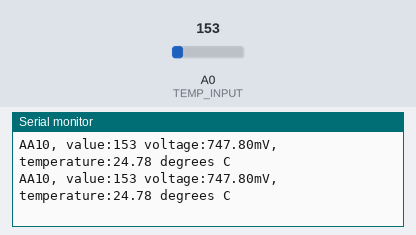
Recording of a sketch running on a simulated Arduino Uno, built with avr-gcc and run on an emulated ATmega328P. Shown: the last lines printed to the serial monitor. The inputs (shaded band) are chosen by the test bench; at power-on: A0 (TEMP_INPUT) = 153.

Above: at 1.8 s.
1.9 s: A0 (TEMP_INPUT) set to 165
At 2.4 s:
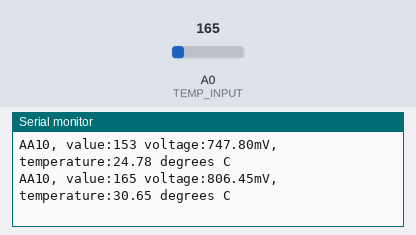
3.4 s: A0 (TEMP_INPUT) set to 175
At 4.8 s:
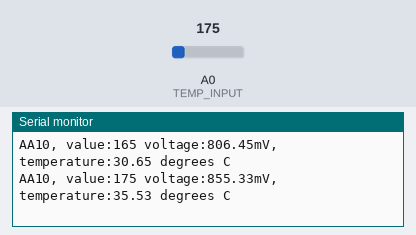
Timing chart, 0 to 6.4 s (numbered marks = the images above; inputs shaded):
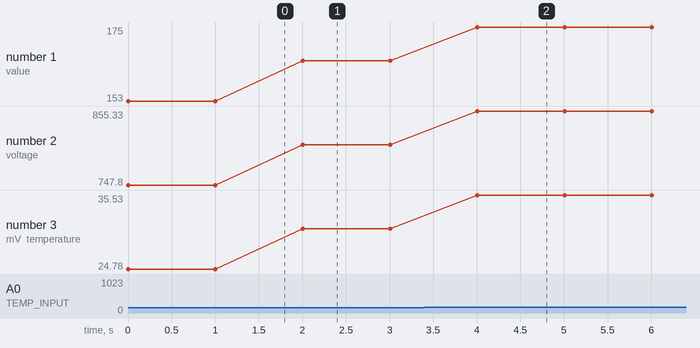

Measured:
- after the input at 1.9 s, the serial monitor: prints a new line after 0.10 s (image 1)
- after the input at 3.4 s, the serial monitor: prints a new line after 0.61 s (image 2)
- plotted number 1: 153 → 165 after the input at 1.9 s, 165 → 175 after the input at 3.4 s
- plotted number 2: 747.8 → 806.45 after the input at 1.9 s, 806.45 → 855.33 after the input at 3.4 s
- plotted number 3: 24.78 → 30.65 after the input at 1.9 s, 30.65 → 35.53 after the input at 3.4 s

The sketch:

tmp36_start.ino
```cpp
//
// AA00, TMP36 sensor
//

#define TEMP_INPUT 0
// or  int TEMP_INPUT = 0;

void setup() {
  Serial.begin(9600);
}

void loop() {
   //getting the voltage reading from the temperature sensor
  int value = analogRead(TEMP_INPUT);
  Serial.print("AA10, value:");
  Serial.print(value);
  Serial.print(" voltage:");
  //converting that reading to voltage
  float voltage = value * 5.0 * 1000; //in mV
  voltage /= 1023.0;
  //print out the voltage
  Serial.print(voltage);
  Serial.print("mV, ");
  //now print out the temperature
  float temperatureC =(voltage -500)/10;
  Serial.print("temperature:");
  Serial.print(temperatureC);
  Serial.println(" degrees C");

  delay(1000);
}
```
